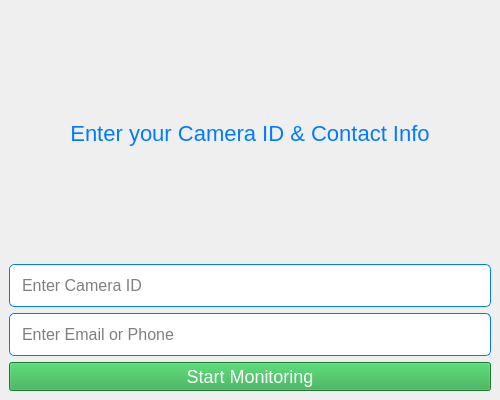
<?xml version="1.0" encoding="UTF-8"?>
<ui version="4.0">
 <class>MainWindow</class>
 <widget class="QMainWindow" name="MainWindow">
  <property name="geometry">
   <rect>
    <x>0</x>
    <y>0</y>
    <width>500</width>
    <height>400</height>
   </rect>
  </property>
  <property name="windowTitle">
   <string>AlertNow - Settings</string>
  </property>
  <widget class="QWidget" name="centralwidget">
   <layout class="QVBoxLayout" name="verticalLayout">
    <item>
     <widget class="QLabel" name="label">
      <property name="text">
       <string>Enter your Camera ID &amp; Contact Info</string>
      </property>
      <property name="alignment">
       <set>Qt::AlignCenter</set>
      </property>
      <property name="styleSheet">
       <string>font-size: 22px; color: #007BFF;</string>
      </property>
     </widget>
    </item>
    <item>
     <widget class="QLineEdit" name="location_input">
      <property name="placeholderText">
       <string>Enter Camera ID</string>
      </property>
      <property name="styleSheet">
       <string>font-size: 16px; padding: 10px; border-radius: 5px; border: 1px solid #007BFF;</string>
      </property>
     </widget>
    </item>
    <item>
     <widget class="QLineEdit" name="sendTo_input">
      <property name="placeholderText">
       <string>Enter Email or Phone</string>
      </property>
      <property name="styleSheet">
       <string>font-size: 16px; padding: 10px; border-radius: 5px; border: 1px solid #007BFF;</string>
      </property>
     </widget>
    </item>
    <item>
     <widget class="QPushButton" name="pushButton">
      <property name="text">
       <string>Start Monitoring</string>
      </property>
      <property name="styleSheet">
       <string>background-color: #28A745; color: white; font-size: 18px;</string>
      </property>
     </widget>
    </item>
   </layout>
  </widget>
 </widget>
 <resources/>
 <connections/>
</ui>
